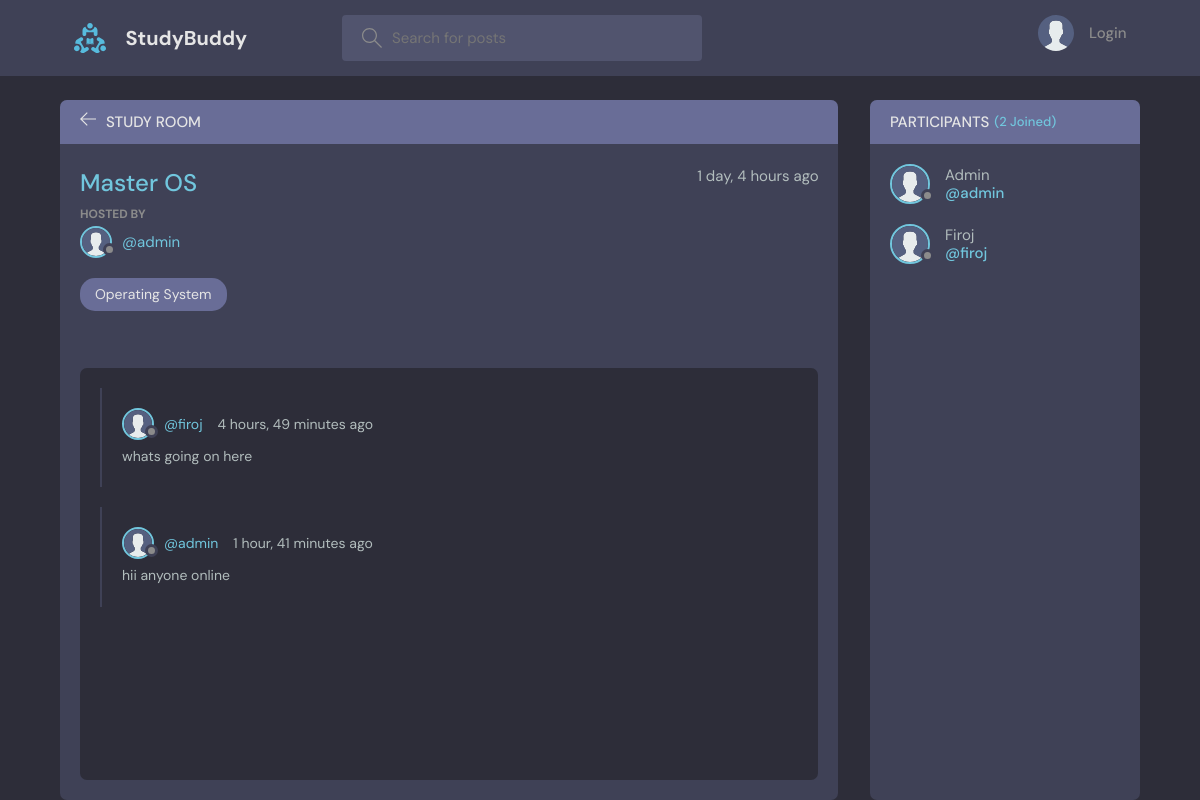
/room/8/, run on the app's committed database.
### base/models.py (models this page shows, shortened)
class Room(models.Model):
    host = models.ForeignKey(User, on_delete=models.SET_NULL, null=True)
    topic = models.ForeignKey(Topic, on_delete=models.SET_NULL, null=True)
    name = models.CharField(max_length=200)
    description = models.TextField(null=True, blank=True)
    participants = models.ManyToManyField(
        User, related_name='participants', blank=True)
    updated = models.DateTimeField(auto_now=True)
    created = models.DateTimeField(auto_now_add=True)
    private=models.BooleanField(default=False)
    class Meta:
        ordering = ['-updated', '-created']

class User(AbstractUser):
    name = models.CharField(max_length=200, null=True)
    email = models.EmailField(unique=True, null=True)
    bio = models.TextField(null=True)
    avatar = models.ImageField(null=True, default="avatar.svg")
    USERNAME_FIELD = 'email'
    REQUIRED_FIELDS = ['username']  # Add 'username' to REQUIRED_FIELDS

class Topic(models.Model):
    name = models.CharField(max_length=200)
    def __str__(self):
        return self.name

class Message(models.Model):
    user = models.ForeignKey(User, on_delete=models.CASCADE)
    room = models.ForeignKey(Room, on_delete=models.CASCADE)
    body = models.TextField()
    updated = models.DateTimeField(auto_now=True)
    created = models.DateTimeField(auto_now_add=True)
    class Meta:
        ordering = ['updated', 'created']

### base/views.py (the view, shortened to what this page needs)
# urls.py: path('room/<str:pk>/', views.room, name="room"),
def room(request, pk):
    room = Room.objects.get(id=pk)
    room_messages = room.message_set.all()
    participants = room.participants.all()
    joinRequests = room.join_requests.all()
    requested=False
    for joinRequest in joinRequests:
        if request.user == joinRequest.applicant:
            requested=True
    is_participant = request.user in participants
    if room.private == True:
        if is_participant:
            if request.method == 'POST':
                message = Message.objects.create(
                    user=request.user,
                    room=room,
                    body=request.POST.get('body')
                )
                room.participants.add(request.user)
                return redirect('room', pk=room.id)
        else:
            if request.method=='POST':
                JoinRequest.objects.create(
                    room=room,
                    applicant=request.user,
                )
                requested=True
    context = {'room': room, 'room_messages': room_messages,
               'participants': participants,
               'is_participant':is_participant,'joinRequests':joinRequests,'requested':requested}  #my context
    return render(request, 'base/room.html', context)

### base/templates/base/room.html (shortened to what this page needs)
{% extends 'main.html' %}
{% block content %}
<main class="profile-page layout layout--2">
  <div class="container">
    <div class="room">
      <div class="room__top">
        <div class="room__topLeft">
          <a href="{% url 'home' %}">
            <svg version="1.1" xmlns="http://www.w3.org/2000/svg" width="32" height="32" viewBox="0 0 32 32">
              <title>arrow-left</title>
              <path
                d="M13.723 2.286l-13.723 13.714 13.719 13.714 1.616-1.611-10.96-10.96h27.625v-2.286h-27.625l10.965-10.965-1.616-1.607z">
              </path>
            </svg>
          </a>
          <h3>Study Room</h3>
        </div>
      </div>
      <div class="room__box scroll">
        <div class="room__header scroll">
          <div class="room__info">
            <h3>{{room.name}}</h3>
            <span>{{room.created|timesince}} ago</span>
          </div>
          <div class="room__hosted">
            <p>Hosted By</p>
            <a href="{% url 'user-profile' room.host.id %}" class="room__author">
              <div class="avatar avatar--small">
                <img src="{{room.host.avatar.url}}" />
              </div>
              <span>@{{room.host.username}}</span>
            </a>
          </div>
          <span class="room__topics">{{room.topic}}</span>
        </div>
        <div class="room__conversation">
          <div class="threads scroll">
            {% for message in room_messages %}
            <div class="thread">
              <div class="thread__top">
                <div class="thread__author">
                  <a href="{% url 'user-profile' message.user.id %}" class="thread__authorInfo">
                    <div class="avatar avatar--small">
                      <img src="{{message.user.avatar.url}}" />
                    </div>
                    <span>@{{message.user.username}}</span>
                  </a>
                  <span class="thread__date">{{message.created|timesince}} ago</span>
                </div>
              </div>
              <div class="thread__details">
                {{message.body}}
              </div>
            </div>
            {% endfor %}
          </div>
        </div>
      </div>
    </div>
    <div class="participants">
      <h3 class="participants__top">Participants <span>({{participants.count}} Joined)</span></h3>
      <div class="participants__list scroll">
        {% for user in participants %}
        <a href="{%  url 'user-profile' user.id %}" class="participant">
          <div class="avatar avatar--medium">
            <img src="{{user.avatar.url}}" />
          </div>
          <p>
            {{user.name}}
            <span>@{{user.username}}</span>
          </p>
        </a>
        {% endfor %}
      </div>
    </div>
  </div>
</main>
{% endblock content %}

### data on the page
Room: name "Master OS", created "1 day, 4 hours", host.avatar (placeholder picture), host.username "admin", topic "Operating System"
Message: user.avatar (placeholder picture), user.username "firoj", created "4 hours, 49 minutes", body "whats going on here"
Message: user.avatar (placeholder picture), user.username "admin", created "1 hour, 41 minutes", body "hii anyone online"
User: avatar (placeholder picture), name "Admin", username "admin"
User: avatar (placeholder picture), name "Firoj", username "firoj"

### other printed values
{{ participants.count }} "2"
